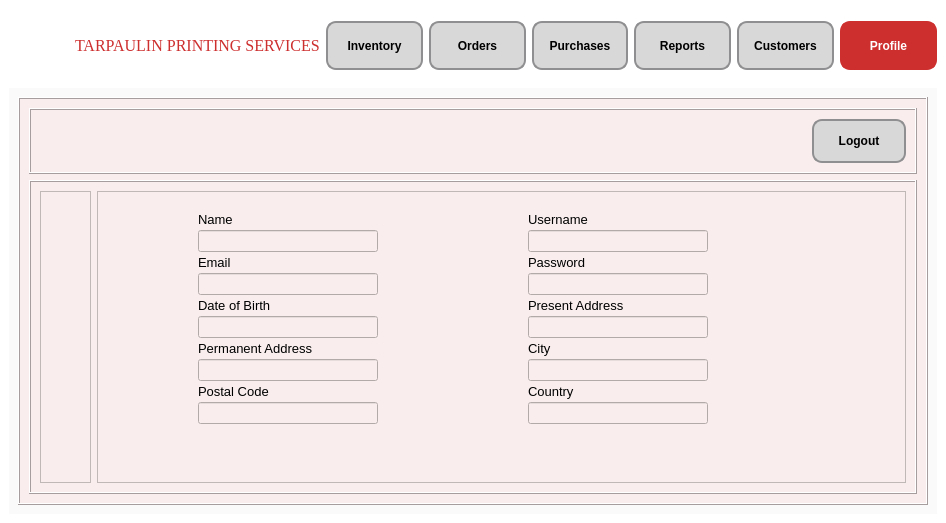
<?xml version="1.0" encoding="UTF-8"?>
<ui version="4.0">
 <class>Profile_2</class>
 <widget class="QMainWindow" name="Profile_2">
  <property name="geometry">
   <rect>
    <x>0</x>
    <y>0</y>
    <width>946</width>
    <height>523</height>
   </rect>
  </property>
  <property name="sizePolicy">
   <sizepolicy hsizetype="Fixed" vsizetype="Fixed">
    <horstretch>0</horstretch>
    <verstretch>0</verstretch>
   </sizepolicy>
  </property>
  <property name="windowTitle">
   <string>MainWindow</string>
  </property>
  <property name="styleSheet">
   <string notr="true">background-color: white;</string>
  </property>
  <widget class="QWidget" name="centralwidget">
   <layout class="QVBoxLayout" name="verticalLayout">
    <item>
     <widget class="QFrame" name="NavbarFrame">
      <property name="enabled">
       <bool>true</bool>
      </property>
      <property name="sizePolicy">
       <sizepolicy hsizetype="Preferred" vsizetype="Preferred">
        <horstretch>0</horstretch>
        <verstretch>0</verstretch>
       </sizepolicy>
      </property>
      <property name="font">
       <font>
        <pointsize>10</pointsize>
       </font>
      </property>
      <property name="cursor">
       <cursorShape>ArrowCursor</cursorShape>
      </property>
      <property name="styleSheet">
       <string notr="true">QPushButton {
    min-width: 100px; 
    max-width: 150px;
    min-height: 40px;
    max-height: 35px;
	font-size:12px;
	border: 2px solid #8f8f91; 
	border-radius: 10px;
	background-color: #d8d8d8; 
	min-width: 80px; 
	min-height: 30px; 
	padding: 5px; 
	color: black; 
	font-weight: bold; 
}
</string>
      </property>
      <property name="frameShape">
       <enum>QFrame::NoFrame</enum>
      </property>
      <property name="frameShadow">
       <enum>QFrame::Plain</enum>
      </property>
      <layout class="QHBoxLayout" name="horizontalLayout">
       <property name="leftMargin">
        <number>5</number>
       </property>
       <property name="rightMargin">
        <number>0</number>
       </property>
       <item>
        <widget class="QLabel" name="Logo">
         <property name="enabled">
          <bool>true</bool>
         </property>
         <property name="sizePolicy">
          <sizepolicy hsizetype="Fixed" vsizetype="Fixed">
           <horstretch>0</horstretch>
           <verstretch>0</verstretch>
          </sizepolicy>
         </property>
         <property name="minimumSize">
          <size>
           <width>55</width>
           <height>55</height>
          </size>
         </property>
         <property name="maximumSize">
          <size>
           <width>55</width>
           <height>55</height>
          </size>
         </property>
         <property name="font">
          <font>
           <pointsize>10</pointsize>
          </font>
         </property>
         <property name="cursor">
          <cursorShape>PointingHandCursor</cursorShape>
         </property>
         <property name="autoFillBackground">
          <bool>false</bool>
         </property>
         <property name="styleSheet">
          <string notr="true"/>
         </property>
         <property name="text">
          <string/>
         </property>
         <property name="textFormat">
          <enum>Qt::RichText</enum>
         </property>
         <property name="pixmap">
          <pixmap>static/logo.png</pixmap>
         </property>
         <property name="scaledContents">
          <bool>true</bool>
         </property>
         <property name="wordWrap">
          <bool>false</bool>
         </property>
        </widget>
       </item>
       <item>
        <widget class="QLabel" name="tarp">
         <property name="font">
          <font>
           <family>Georgia</family>
           <pointsize>12</pointsize>
           <weight>9</weight>
           <italic>false</italic>
           <bold>false</bold>
          </font>
         </property>
         <property name="cursor">
          <cursorShape>PointingHandCursor</cursorShape>
         </property>
         <property name="autoFillBackground">
          <bool>false</bool>
         </property>
         <property name="styleSheet">
          <string notr="true">font: 75 12pt &quot;Georgia&quot;;
color: #CD2E2E;</string>
         </property>
         <property name="text">
          <string>TARPAULIN PRINTING SERVICES</string>
         </property>
        </widget>
       </item>
       <item>
        <widget class="QPushButton" name="Inventory">
         <property name="minimumSize">
          <size>
           <width>94</width>
           <height>44</height>
          </size>
         </property>
         <property name="font">
          <font>
           <pointsize>-1</pointsize>
           <weight>75</weight>
           <bold>true</bold>
          </font>
         </property>
         <property name="cursor">
          <cursorShape>PointingHandCursor</cursorShape>
         </property>
         <property name="styleSheet">
          <string notr="true">font-size:12px;

</string>
         </property>
         <property name="text">
          <string>Inventory</string>
         </property>
        </widget>
       </item>
       <item>
        <widget class="QPushButton" name="Order">
         <property name="font">
          <font>
           <pointsize>-1</pointsize>
           <weight>75</weight>
           <bold>true</bold>
          </font>
         </property>
         <property name="cursor">
          <cursorShape>PointingHandCursor</cursorShape>
         </property>
         <property name="styleSheet">
          <string notr="true">font-size:12px;
</string>
         </property>
         <property name="text">
          <string>Orders</string>
         </property>
        </widget>
       </item>
       <item>
        <widget class="QPushButton" name="Purchase">
         <property name="font">
          <font>
           <pointsize>-1</pointsize>
           <weight>75</weight>
           <bold>true</bold>
          </font>
         </property>
         <property name="cursor">
          <cursorShape>PointingHandCursor</cursorShape>
         </property>
         <property name="styleSheet">
          <string notr="true">font-size:12px;
</string>
         </property>
         <property name="text">
          <string>Purchases</string>
         </property>
        </widget>
       </item>
       <item>
        <widget class="QPushButton" name="Report">
         <property name="font">
          <font>
           <pointsize>-1</pointsize>
           <weight>75</weight>
           <bold>true</bold>
          </font>
         </property>
         <property name="cursor">
          <cursorShape>PointingHandCursor</cursorShape>
         </property>
         <property name="styleSheet">
          <string notr="true">font-size:12px;
</string>
         </property>
         <property name="text">
          <string>Reports</string>
         </property>
        </widget>
       </item>
       <item>
        <widget class="QPushButton" name="Customer">
         <property name="font">
          <font>
           <pointsize>-1</pointsize>
           <weight>75</weight>
           <bold>true</bold>
          </font>
         </property>
         <property name="cursor">
          <cursorShape>PointingHandCursor</cursorShape>
         </property>
         <property name="styleSheet">
          <string notr="true">font-size:12px;</string>
         </property>
         <property name="text">
          <string>Customers</string>
         </property>
        </widget>
       </item>
       <item>
        <widget class="QPushButton" name="Profile">
         <property name="font">
          <font>
           <pointsize>-1</pointsize>
           <weight>75</weight>
           <bold>true</bold>
          </font>
         </property>
         <property name="cursor">
          <cursorShape>PointingHandCursor</cursorShape>
         </property>
         <property name="styleSheet">
          <string notr="true">font-size:12px;
color: white;
border: 2px solid #CD2E2E;
background-color: #CD2E2E;</string>
         </property>
         <property name="text">
          <string>Profile</string>
         </property>
        </widget>
       </item>
      </layout>
     </widget>
    </item>
    <item>
     <widget class="QFrame" name="TableContainer">
      <property name="sizePolicy">
       <sizepolicy hsizetype="Expanding" vsizetype="Expanding">
        <horstretch>0</horstretch>
        <verstretch>0</verstretch>
       </sizepolicy>
      </property>
      <property name="minimumSize">
       <size>
        <width>0</width>
        <height>2</height>
       </size>
      </property>
      <property name="font">
       <font>
        <pointsize>10</pointsize>
       </font>
      </property>
      <property name="layoutDirection">
       <enum>Qt::LeftToRight</enum>
      </property>
      <property name="autoFillBackground">
       <bool>false</bool>
      </property>
      <property name="styleSheet">
       <string notr="true">background-color: #FAFAFA;
width: 100vw;</string>
      </property>
      <property name="frameShape">
       <enum>QFrame::NoFrame</enum>
      </property>
      <property name="frameShadow">
       <enum>QFrame::Plain</enum>
      </property>
      <layout class="QVBoxLayout" name="verticalLayout_2">
       <item>
        <widget class="QFrame" name="DataFrame">
         <property name="sizePolicy">
          <sizepolicy hsizetype="Expanding" vsizetype="Expanding">
           <horstretch>0</horstretch>
           <verstretch>0</verstretch>
          </sizepolicy>
         </property>
         <property name="font">
          <font>
           <pointsize>10</pointsize>
          </font>
         </property>
         <property name="styleSheet">
          <string notr="true">background-color: #F9EDED;</string>
         </property>
         <property name="frameShape">
          <enum>QFrame::Box</enum>
         </property>
         <property name="frameShadow">
          <enum>QFrame::Raised</enum>
         </property>
         <layout class="QVBoxLayout" name="verticalLayout_3">
          <item>
           <widget class="QFrame" name="frame">
            <property name="styleSheet">
             <string notr="true">QPushButton:hover{
	background-color: rgb(255, 0, 0);
}	</string>
            </property>
            <property name="frameShape">
             <enum>QFrame::Box</enum>
            </property>
            <property name="frameShadow">
             <enum>QFrame::Raised</enum>
            </property>
            <layout class="QHBoxLayout" name="horizontalLayout_2">
             <item>
              <spacer name="horizontalSpacer">
               <property name="orientation">
                <enum>Qt::Horizontal</enum>
               </property>
               <property name="sizeHint" stdset="0">
                <size>
                 <width>758</width>
                 <height>20</height>
                </size>
               </property>
              </spacer>
             </item>
             <item>
              <widget class="QPushButton" name="Inventory_2">
               <property name="sizePolicy">
                <sizepolicy hsizetype="Fixed" vsizetype="Fixed">
                 <horstretch>0</horstretch>
                 <verstretch>0</verstretch>
                </sizepolicy>
               </property>
               <property name="minimumSize">
                <size>
                 <width>94</width>
                 <height>44</height>
                </size>
               </property>
               <property name="font">
                <font>
                 <pointsize>-1</pointsize>
                 <weight>75</weight>
                 <bold>true</bold>
                </font>
               </property>
               <property name="cursor">
                <cursorShape>PointingHandCursor</cursorShape>
               </property>
               <property name="styleSheet">
                <string notr="true">font-size:12px;
min-width: 100px; 
max-width: 150px;
min-height: 40px;
max-height: 35px;
border: 2px solid #8f8f91; 
border-radius: 10px;
background-color: #d8d8d8; 
min-width: 80px; 
min-height: 30px; 
padding: 5px; 
color: black; 
font-weight: bold; </string>
               </property>
               <property name="text">
                <string>Logout</string>
               </property>
              </widget>
             </item>
            </layout>
           </widget>
          </item>
          <item>
           <widget class="QFrame" name="frame_2">
            <property name="sizePolicy">
             <sizepolicy hsizetype="Expanding" vsizetype="Expanding">
              <horstretch>0</horstretch>
              <verstretch>0</verstretch>
             </sizepolicy>
            </property>
            <property name="frameShape">
             <enum>QFrame::Box</enum>
            </property>
            <property name="frameShadow">
             <enum>QFrame::Raised</enum>
            </property>
            <layout class="QHBoxLayout" name="horizontalLayout_3">
             <item>
              <widget class="QFrame" name="frame_3">
               <property name="frameShape">
                <enum>QFrame::StyledPanel</enum>
               </property>
               <property name="frameShadow">
                <enum>QFrame::Raised</enum>
               </property>
               <layout class="QVBoxLayout" name="verticalLayout_4">
                <property name="leftMargin">
                 <number>20</number>
                </property>
                <item>
                 <widget class="QLabel" name="label">
                  <property name="maximumSize">
                   <size>
                    <width>51</width>
                    <height>46</height>
                   </size>
                  </property>
                  <property name="text">
                   <string/>
                  </property>
                  <property name="pixmap">
                   <pixmap resource="images.qrc">:/static/static/R.png</pixmap>
                  </property>
                  <property name="scaledContents">
                   <bool>true</bool>
                  </property>
                 </widget>
                </item>
                <item>
                 <spacer name="verticalSpacer">
                  <property name="orientation">
                   <enum>Qt::Vertical</enum>
                  </property>
                  <property name="sizeHint" stdset="0">
                   <size>
                    <width>20</width>
                    <height>131</height>
                   </size>
                  </property>
                 </spacer>
                </item>
               </layout>
              </widget>
             </item>
             <item>
              <widget class="QFrame" name="frame_4">
               <property name="minimumSize">
                <size>
                 <width>100</width>
                 <height>0</height>
                </size>
               </property>
               <property name="styleSheet">
                <string notr="true">QLabel{
	font-size: 13px;
}</string>
               </property>
               <property name="frameShape">
                <enum>QFrame::StyledPanel</enum>
               </property>
               <property name="frameShadow">
                <enum>QFrame::Raised</enum>
               </property>
               <layout class="QFormLayout" name="formLayout">
                <property name="horizontalSpacing">
                 <number>130</number>
                </property>
                <property name="verticalSpacing">
                 <number>3</number>
                </property>
                <property name="leftMargin">
                 <number>100</number>
                </property>
                <property name="topMargin">
                 <number>20</number>
                </property>
                <item row="0" column="0">
                 <widget class="QLabel" name="label_17">
                  <property name="minimumSize">
                   <size>
                    <width>200</width>
                    <height>0</height>
                   </size>
                  </property>
                  <property name="text">
                   <string>Name</string>
                  </property>
                 </widget>
                </item>
                <item row="0" column="1">
                 <widget class="QLabel" name="label_4">
                  <property name="text">
                   <string>Username</string>
                  </property>
                 </widget>
                </item>
                <item row="1" column="0">
                 <widget class="QLineEdit" name="lineEdit_16">
                  <property name="sizePolicy">
                   <sizepolicy hsizetype="Preferred" vsizetype="Fixed">
                    <horstretch>0</horstretch>
                    <verstretch>0</verstretch>
                   </sizepolicy>
                  </property>
                  <property name="minimumSize">
                   <size>
                    <width>180</width>
                    <height>0</height>
                   </size>
                  </property>
                 </widget>
                </item>
                <item row="1" column="1">
                 <widget class="QLineEdit" name="lineEdit_3">
                  <property name="minimumSize">
                   <size>
                    <width>150</width>
                    <height>0</height>
                   </size>
                  </property>
                  <property name="maximumSize">
                   <size>
                    <width>180</width>
                    <height>16777215</height>
                   </size>
                  </property>
                 </widget>
                </item>
                <item row="2" column="0">
                 <widget class="QLabel" name="label_2">
                  <property name="text">
                   <string>Email</string>
                  </property>
                 </widget>
                </item>
                <item row="2" column="1">
                 <widget class="QLabel" name="label_7">
                  <property name="text">
                   <string>Password</string>
                  </property>
                 </widget>
                </item>
                <item row="3" column="0">
                 <widget class="QLineEdit" name="lineEdit">
                  <property name="minimumSize">
                   <size>
                    <width>180</width>
                    <height>0</height>
                   </size>
                  </property>
                 </widget>
                </item>
                <item row="3" column="1">
                 <widget class="QLineEdit" name="lineEdit_6">
                  <property name="minimumSize">
                   <size>
                    <width>150</width>
                    <height>0</height>
                   </size>
                  </property>
                  <property name="maximumSize">
                   <size>
                    <width>180</width>
                    <height>16777215</height>
                   </size>
                  </property>
                 </widget>
                </item>
                <item row="4" column="0">
                 <widget class="QLabel" name="label_3">
                  <property name="text">
                   <string>Date of Birth</string>
                  </property>
                 </widget>
                </item>
                <item row="4" column="1">
                 <widget class="QLabel" name="label_14">
                  <property name="text">
                   <string>Present Address</string>
                  </property>
                 </widget>
                </item>
                <item row="5" column="0">
                 <widget class="QLineEdit" name="lineEdit_2">
                  <property name="minimumSize">
                   <size>
                    <width>180</width>
                    <height>0</height>
                   </size>
                  </property>
                 </widget>
                </item>
                <item row="5" column="1">
                 <widget class="QLineEdit" name="lineEdit_13">
                  <property name="minimumSize">
                   <size>
                    <width>150</width>
                    <height>0</height>
                   </size>
                  </property>
                  <property name="maximumSize">
                   <size>
                    <width>180</width>
                    <height>16777215</height>
                   </size>
                  </property>
                 </widget>
                </item>
                <item row="6" column="0">
                 <widget class="QLabel" name="label_5">
                  <property name="text">
                   <string>Permanent Address</string>
                  </property>
                 </widget>
                </item>
                <item row="6" column="1">
                 <widget class="QLabel" name="label_15">
                  <property name="text">
                   <string>City</string>
                  </property>
                 </widget>
                </item>
                <item row="7" column="0">
                 <widget class="QLineEdit" name="lineEdit_4">
                  <property name="minimumSize">
                   <size>
                    <width>180</width>
                    <height>0</height>
                   </size>
                  </property>
                 </widget>
                </item>
                <item row="7" column="1">
                 <widget class="QLineEdit" name="lineEdit_14">
                  <property name="minimumSize">
                   <size>
                    <width>150</width>
                    <height>0</height>
                   </size>
                  </property>
                  <property name="maximumSize">
                   <size>
                    <width>180</width>
                    <height>16777215</height>
                   </size>
                  </property>
                 </widget>
                </item>
                <item row="8" column="0">
                 <widget class="QLabel" name="label_6">
                  <property name="text">
                   <string>Postal Code</string>
                  </property>
                 </widget>
                </item>
                <item row="8" column="1">
                 <widget class="QLabel" name="label_16">
                  <property name="text">
                   <string>Country</string>
                  </property>
                 </widget>
                </item>
                <item row="9" column="0">
                 <widget class="QLineEdit" name="lineEdit_5">
                  <property name="minimumSize">
                   <size>
                    <width>180</width>
                    <height>0</height>
                   </size>
                  </property>
                 </widget>
                </item>
                <item row="9" column="1">
                 <widget class="QLineEdit" name="lineEdit_15">
                  <property name="minimumSize">
                   <size>
                    <width>150</width>
                    <height>0</height>
                   </size>
                  </property>
                  <property name="maximumSize">
                   <size>
                    <width>180</width>
                    <height>16777215</height>
                   </size>
                  </property>
                 </widget>
                </item>
               </layout>
              </widget>
             </item>
            </layout>
           </widget>
          </item>
         </layout>
        </widget>
       </item>
      </layout>
     </widget>
    </item>
   </layout>
  </widget>
 </widget>
 <resources>
  <include location="images.qrc"/>
  <include location="font.qrc"/>
 </resources>
 <connections/>
</ui>
